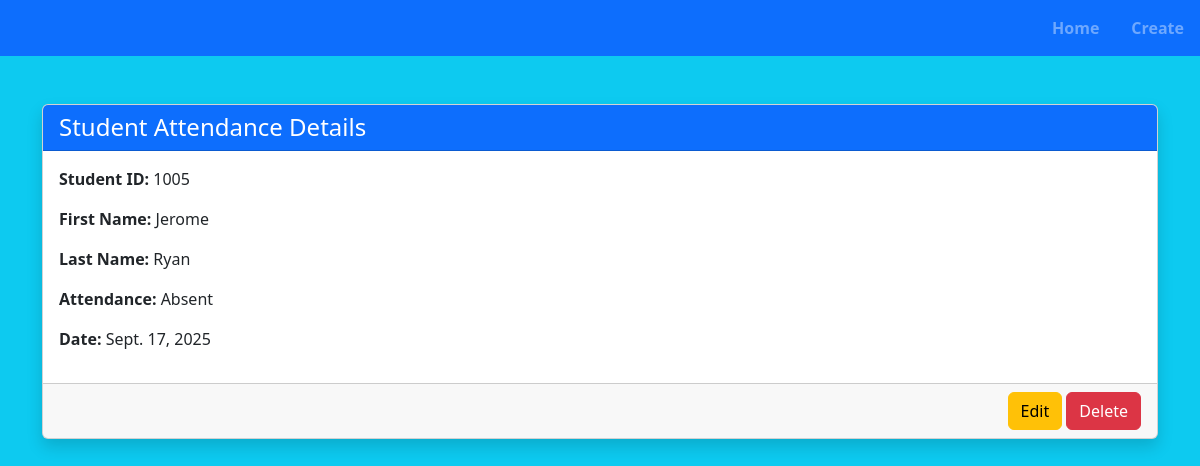
Screenshot of /view/3/ with the database file from the repository.
### attendance/models.py (models this page shows, shortened)
class Student(models.Model):
    first_name = models.CharField(max_length=100)
    last_name = models.CharField(max_length=100)
    is_present = models.BooleanField(default=False)
    student_id = models.CharField(max_length=20, unique=True)
    date = models.DateField()

### attendance/views.py (the view)
# urls.py: path('view/<int:student_id>/', views.viewSingleStudent, name='view_attendance'),
def viewSingleStudent(request, student_id):
    selected_student = Student.objects.get(id=student_id)
    context = {
        'student' : selected_student
    }
    return render(request, 'view.html', context)

### attendance/templates/view.html (shortened to what this page needs)
<!DOCTYPE html>
<html lang="en">
<head>
    <link href="https://cdn.jsdelivr.net/npm/bootstrap@5.3.8/dist/css/bootstrap.min.css" rel="stylesheet"
>
</head>
<body class="bg-info">
    <nav class="navbar bg-primary justify-content-end fw-bold" data-bs-theme="dark">
        <ul class="nav">
            <li class="nav-item"><a class="nav-link" href="{% url 'home' %}">Home</a></li>
            <li class="nav-item"><a class="nav-link" href="{% url 'create' %}">Create</a></li>
        </ul>
    </nav>
    <div class="container mt-5">
        <div class="card shadow">
            <div class="card-header bg-primary text-white">
                <h4 class="mb-0">Student Attendance Details</h4>
            </div>
            <div class="card-body">
                <p><strong>Student ID:</strong> {{ student.student_id }}</p>
                <p><strong>First Name:</strong> {{ student.first_name }}</p>
                <p><strong>Last Name:</strong> {{ student.last_name }}</p>
                <p><strong>Attendance:</strong> {{ student.is_present|yesno:"Present,Absent" }} </p>
                <p><strong>Date:</strong> {{ student.date }}</p>
            </div>
            <div class="card-footer text-end">
                <a href="{% url 'edit_attendance' student.id %}" class="btn btn-warning">Edit</a>
                <a href="{% url 'delete_attendance' student.id %}" class="btn btn-danger">Delete</a>
            </div>
        </div>
    </div>
</body>
</html>

### rows the page displays
Student: student_id "1005", first_name "Jerome", last_name "Ryan", is_present "Absent", date "Sept. 17, 2025"
